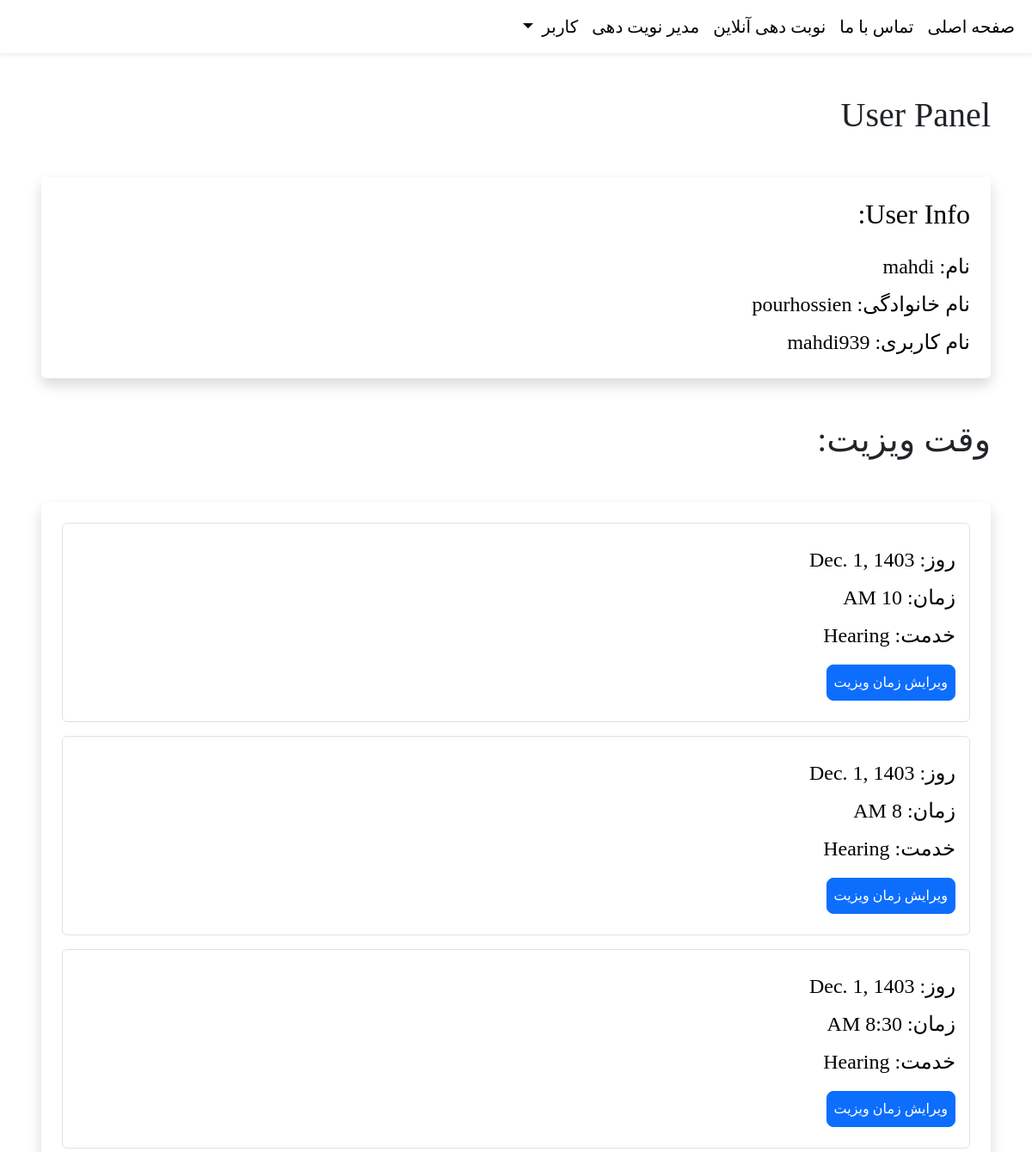
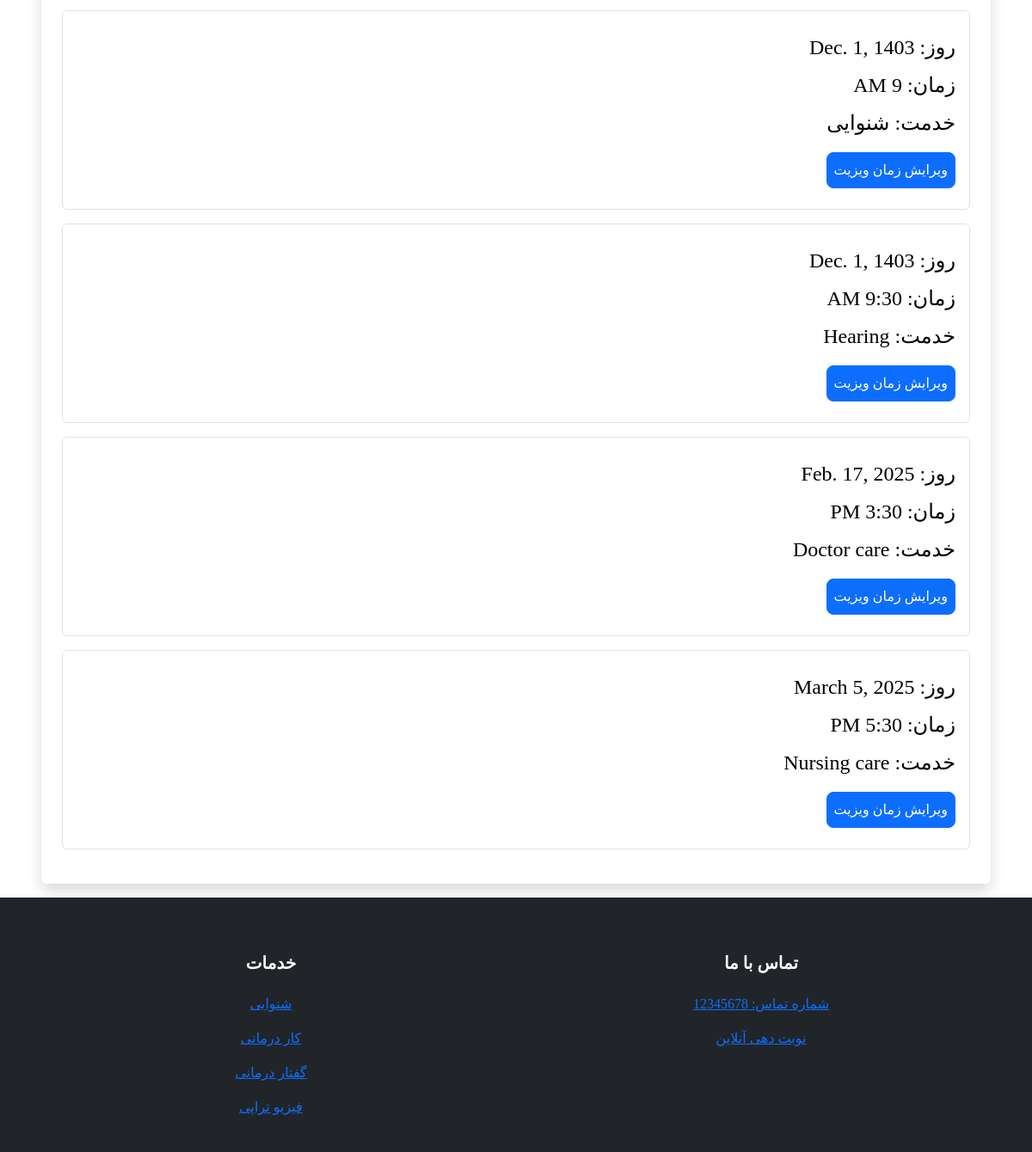
The page /user-panel (signed in) on the database as committed earlier (2 pictures, top to bottom).
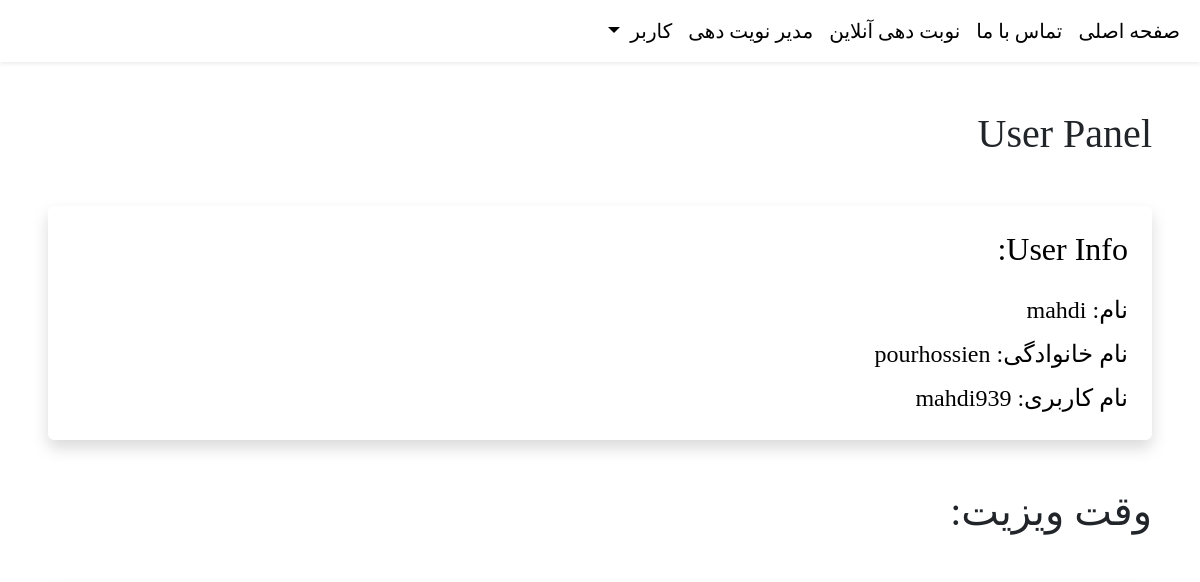
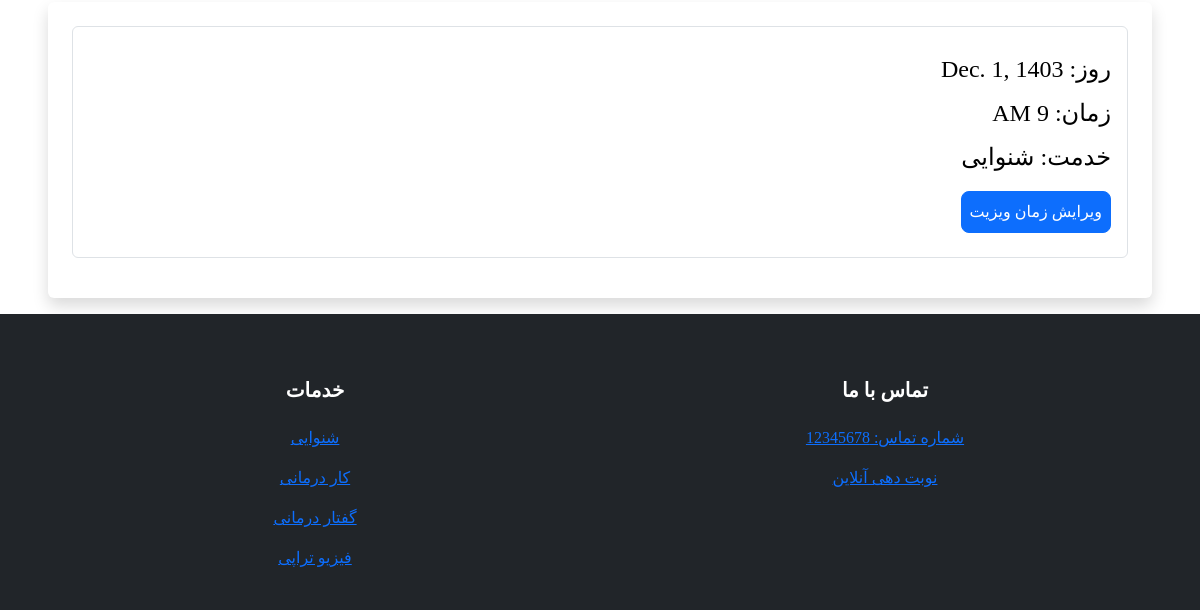
The same page on the database as committed later (2 pictures, top to bottom).
### booking/models.py (models this page shows, shortened)
class Appointment(models.Model):
    user = models.ForeignKey(User, on_delete=models.CASCADE, null=True, blank=True)
    service = models.CharField(max_length=50, choices=SERVICE_CHOICES, default="Doctor care")
    day = models.DateField(default=datetime.now)
    time = models.CharField(max_length=10, choices=TIME_CHOICES, default="3 PM")
    time_ordered = models.DateTimeField(default=datetime.now, blank=True)

### booking/views.py (the view)
# urls.py: path('user-panel', views.userPanel, name='userPanel'),
def userPanel(request):
    user = request.user
    appointments = Appointment.objects.filter(user=user).order_by('day', 'time')
    return render(request, 'userPanel.html', {
        'user':user,
        'appointments':appointments,
    })

### booking/templates/userPanel.html (shortened to what this page needs)
{% extends 'layout.html' %}
{% load static %}
{% block body %}
{% if user.is_authenticated %}
<h1 class=" ms-5 mt-5 ">User Panel</h1>
<div class="shadow p-4 mb-5 bg-body bg-body rounded text-black  m-5 ">
    <h2 class="">User Info:</h2>
    <ul class="list-group fs-4 mt-3">
            <li class="list-group mt-2">نام: {{ user.first_name }}</li>
            <li class="list-group mt-2">نام خانوادگی: {{ user.last_name }}</li>
            <li class="list-group mt-2">نام کاربری: {{ user.username }}</li>
    </ul>
</div>
{% if appointments.count > 0 %}
<div class="mt-5 ">
    <h1 class=" ms-5">وقت ویزیت:</h1>
    <div class="shadow p-4 mb-3 bg-body bg-body rounded text-black  m-5">
        {% for appointment in appointments %}
        <div class="list-group fs-4 border p-3 mb-3">
            <p class="list-group mt-2">روز: {{ appointment.day }}</p>
            <p class="list-group mt-2">زمان: {{ appointment.time }}</p>
            <p class="list-group mt-2">خدمت: {{ appointment.service }}</p>
            <div class="mt-3 mb-2">
                <a class="btn btn-primary rounded-3 p-2" href="{% url 'userUpdate' appointment.id %}">ویرایش زمان ویزیت</a>
            </div>
        </div>
        {% endfor %}
    </div>
</div>
{% endif %}
{% else %}
<div class="shadow p-4 mb-5 bg-body bg-body rounded text-black  m-5">
    <h1 class="p-2  ms-3">ایتدا وارد شوید!</h1>
    <a href="{% url 'login' %}" class="btn btn-primary text-white">ورود</a>
</div>
{% endif %}
{% endblock %}

### booking/templates/layout.html (shortened to what this page needs)
{% load static %}
<!doctype html>
<html lang="fa" dir="rtl">
  <head>
<link rel="stylesheet" href="https://cdn.jsdelivr.net/npm/bootstrap@5.3.2/dist/css/bootstrap.rtl.min.css">
  </head>
  <body style="font-family: 'IRANSans', B nazanin;">
    <header>
        <nav class="navbar bg-white navbar-white navbar-expand-lg shadow-sm">
            <div class="container-fluid">
                <div class="collapse navbar-collapse" id="navbarSupportedContent">
                    <ul class="navbar-nav mb-2 mb-lg-0  fs-5">
                        <li class="nav-item">
                            <a class="nav-link active cHover" aria-current="page" href="{% url 'index' %}">صفحه اصلی</a>
                        </li>
                        <li class="nav-item">
                            <a class="nav-link active cHover" href="#contact">تماس با ما</a>
                        </li>
                        <li class="nav-item">
                            <a class="nav-link active cHover" href="{% url 'booking' %}">نوبت دهی آنلاین</a>
                        </li>
                        {% if user.is_authenticated %}
                        <li class="nav-item">
                            <a class="nav-link active cHover" href="{% url 'staffPanel' %}">مدیر نویت دهی</a>
                        </li>
                        <li class="nav-item dropdown me-3 fs-5">
                            <a class="nav-link active dropdown-toggle cHover" href="#" role="button" data-bs-toggle="dropdown" aria-expanded="false">
                             کاربر
                            </a>
                        </li>
                        {% else %}
                        <li class="nav-item me-3">
                            <a class="nav-link active cHover" href="{% url 'register' %}">ورود/ثبت نام</a>
                        </li>
                        {% endif %}
                    </ul>
                </div>
            </div>
        </nav>
    </header>
    {% block body %}
    {% endblock %}
    <footer class="bg-dark text-white">
        <div class="container-fluid pt-3">
            <section class="">
                <div class="container text-center text-md-start mt-5">
                  <div class="row mt-3 text-center">
                    <div class="col-md-2 col-lg-2 col-xl-2 mx-auto mb-4">
                        <h5 class="text-uppercase fw-bold mb-4 textGradient" id="contact">
                            تماس با ما
                        </h5>
                        <p>
                            <a href="tel: 12345678" class=""><span class="cBlue">شماره تماس: 12345678</span></a>
                        </p>
                        <p>
                            <a class="uLine cHover" href="{% url 'booking' %}" >نوبت دهی آنلاین</a>
                        </p>
                    </div>
                    <div class="col-md-3 col-lg-2 col-xl-2 mx-auto mb-4">
                        <h5 class="text-uppercase fw-bold mb-4 textGradient">
                            خدمات
                        </h5>
                        <p>
                            <a href="#!" class="uLine">شنوایی</a>
                        </p>
                        <p>
                            <a href="#!" class="uLine">کار درمانی</a>
                        </p>
                        <p>
                            <a href="#!" class="uLine">گفتار درمانی</a>
                        </p>
                        <p>
                            <a href="#!" class="uLine">فیزیو تراپی</a>
                        </p>
                    </div>
                  </div>
                </div>
              </section>
        </div>
    </footer>
  </body>
</html>

Rows that differ between the two databases and show on the page:
removed Appointment: day "Dec. 1, 1403", time "10 AM", service "Hearing"
removed Appointment: day "Dec. 1, 1403", time "8 AM", service "Hearing"
removed Appointment: day "Dec. 1, 1403", time "8:30 AM", service "Hearing"
removed Appointment: day "Dec. 1, 1403", time "9:30 AM", service "Hearing"
removed Appointment: day "Feb. 17, 2025", time "3:30 PM", service "Doctor care"
removed Appointment: day "March 5, 2025", time "5:30 PM", service "Nursing care"
